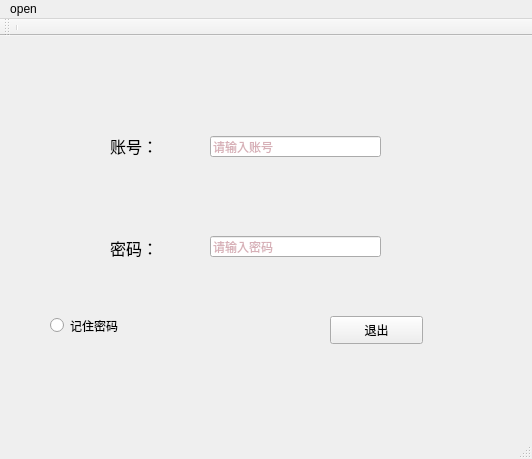
<?xml version="1.0" encoding="UTF-8"?>
<ui version="4.0">
 <class>MainWindow</class>
 <widget class="QMainWindow" name="MainWindow">
  <property name="enabled">
   <bool>true</bool>
  </property>
  <property name="geometry">
   <rect>
    <x>0</x>
    <y>0</y>
    <width>532</width>
    <height>459</height>
   </rect>
  </property>
  <property name="windowTitle">
   <string>QLineEdit</string>
  </property>
  <widget class="QWidget" name="centralwidget">
   <widget class="QLabel" name="label">
    <property name="geometry">
     <rect>
      <x>110</x>
      <y>100</y>
      <width>60</width>
      <height>20</height>
     </rect>
    </property>
    <property name="font">
     <font>
      <pointsize>12</pointsize>
     </font>
    </property>
    <property name="text">
     <string>账号：</string>
    </property>
   </widget>
   <widget class="QLabel" name="label_2">
    <property name="geometry">
     <rect>
      <x>110</x>
      <y>200</y>
      <width>60</width>
      <height>23</height>
     </rect>
    </property>
    <property name="sizePolicy">
     <sizepolicy hsizetype="Preferred" vsizetype="Preferred">
      <horstretch>0</horstretch>
      <verstretch>0</verstretch>
     </sizepolicy>
    </property>
    <property name="font">
     <font>
      <pointsize>12</pointsize>
     </font>
    </property>
    <property name="text">
     <string>密码：</string>
    </property>
    <property name="textFormat">
     <enum>Qt::RichText</enum>
    </property>
    <property name="scaledContents">
     <bool>false</bool>
    </property>
   </widget>
   <widget class="QLineEdit" name="lineEdit">
    <property name="geometry">
     <rect>
      <x>210</x>
      <y>100</y>
      <width>171</width>
      <height>21</height>
     </rect>
    </property>
    <property name="palette">
     <palette>
      <active>
       <colorrole role="Text">
        <brush brushstyle="SolidPattern">
         <color alpha="255">
          <red>176</red>
          <green>97</green>
          <blue>111</blue>
         </color>
        </brush>
       </colorrole>
      </active>
      <inactive>
       <colorrole role="Text">
        <brush brushstyle="SolidPattern">
         <color alpha="255">
          <red>0</red>
          <green>0</green>
          <blue>0</blue>
         </color>
        </brush>
       </colorrole>
      </inactive>
      <disabled>
       <colorrole role="Text">
        <brush brushstyle="SolidPattern">
         <color alpha="255">
          <red>120</red>
          <green>120</green>
          <blue>120</blue>
         </color>
        </brush>
       </colorrole>
      </disabled>
     </palette>
    </property>
    <property name="placeholderText">
     <string notr="true">请输入账号</string>
    </property>
   </widget>
   <widget class="QLineEdit" name="lineEdit_2">
    <property name="geometry">
     <rect>
      <x>210</x>
      <y>200</y>
      <width>171</width>
      <height>21</height>
     </rect>
    </property>
    <property name="palette">
     <palette>
      <active>
       <colorrole role="Text">
        <brush brushstyle="SolidPattern">
         <color alpha="255">
          <red>176</red>
          <green>97</green>
          <blue>111</blue>
         </color>
        </brush>
       </colorrole>
      </active>
      <inactive>
       <colorrole role="Text">
        <brush brushstyle="SolidPattern">
         <color alpha="255">
          <red>0</red>
          <green>0</green>
          <blue>0</blue>
         </color>
        </brush>
       </colorrole>
      </inactive>
      <disabled>
       <colorrole role="Text">
        <brush brushstyle="SolidPattern">
         <color alpha="255">
          <red>120</red>
          <green>120</green>
          <blue>120</blue>
         </color>
        </brush>
       </colorrole>
      </disabled>
     </palette>
    </property>
    <property name="echoMode">
     <enum>QLineEdit::Password</enum>
    </property>
    <property name="placeholderText">
     <string notr="true">请输入密码</string>
    </property>
   </widget>
   <widget class="QPushButton" name="pushButton">
    <property name="geometry">
     <rect>
      <x>330</x>
      <y>280</y>
      <width>93</width>
      <height>28</height>
     </rect>
    </property>
    <property name="text">
     <string>退出</string>
    </property>
   </widget>
   <widget class="QRadioButton" name="radioButton">
    <property name="geometry">
     <rect>
      <x>50</x>
      <y>280</y>
      <width>115</width>
      <height>19</height>
     </rect>
    </property>
    <property name="text">
     <string>记住密码</string>
    </property>
   </widget>
   <widget class="QLabel" name="label_3">
    <property name="enabled">
     <bool>true</bool>
    </property>
    <property name="geometry">
     <rect>
      <x>0</x>
      <y>0</y>
      <width>531</width>
      <height>91</height>
     </rect>
    </property>
    <property name="palette">
     <palette>
      <active>
       <colorrole role="Text">
        <brush brushstyle="SolidPattern">
         <color alpha="255">
          <red>255</red>
          <green>255</green>
          <blue>127</blue>
         </color>
        </brush>
       </colorrole>
      </active>
      <inactive>
       <colorrole role="Text">
        <brush brushstyle="SolidPattern">
         <color alpha="255">
          <red>255</red>
          <green>255</green>
          <blue>127</blue>
         </color>
        </brush>
       </colorrole>
      </inactive>
      <disabled>
       <colorrole role="Text">
        <brush brushstyle="SolidPattern">
         <color alpha="255">
          <red>120</red>
          <green>120</green>
          <blue>120</blue>
         </color>
        </brush>
       </colorrole>
      </disabled>
     </palette>
    </property>
    <property name="font">
     <font>
      <weight>50</weight>
      <bold>false</bold>
     </font>
    </property>
    <property name="text">
     <string/>
    </property>
    <property name="textFormat">
     <enum>Qt::AutoText</enum>
    </property>
    <property name="pixmap">
     <pixmap resource="../images/background.qrc">:/jpeg/background.jpeg</pixmap>
    </property>
    <property name="scaledContents">
     <bool>true</bool>
    </property>
    <property name="alignment">
     <set>Qt::AlignLeading|Qt::AlignLeft|Qt::AlignTop</set>
    </property>
    <property name="textInteractionFlags">
     <set>Qt::NoTextInteraction</set>
    </property>
    <property name="buddy">
     <cstring></cstring>
    </property>
   </widget>
  </widget>
  <widget class="QMenuBar" name="menubar">
   <property name="geometry">
    <rect>
     <x>0</x>
     <y>0</y>
     <width>532</width>
     <height>26</height>
    </rect>
   </property>
   <widget class="QMenu" name="menuopen">
    <property name="title">
     <string>open</string>
    </property>
    <addaction name="separator"/>
    <addaction name="actionedit"/>
   </widget>
   <addaction name="menuopen"/>
  </widget>
  <widget class="QStatusBar" name="statusbar"/>
  <widget class="QToolBar" name="toolBar">
   <property name="windowTitle">
    <string>toolBar</string>
   </property>
   <attribute name="toolBarArea">
    <enum>TopToolBarArea</enum>
   </attribute>
   <attribute name="toolBarBreak">
    <bool>false</bool>
   </attribute>
   <addaction name="separator"/>
  </widget>
  <action name="actionedit">
   <property name="text">
    <string>edit</string>
   </property>
  </action>
 </widget>
 <resources>
  <include location="../images/background.qrc"/>
 </resources>
 <connections>
  <connection>
   <sender>pushButton</sender>
   <signal>clicked()</signal>
   <receiver>MainWindow</receiver>
   <slot>close()</slot>
   <hints>
    <hint type="sourcelabel">
     <x>371</x>
     <y>327</y>
    </hint>
    <hint type="destinationlabel">
     <x>-192</x>
     <y>-251</y>
    </hint>
   </hints>
  </connection>
 </connections>
</ui>
